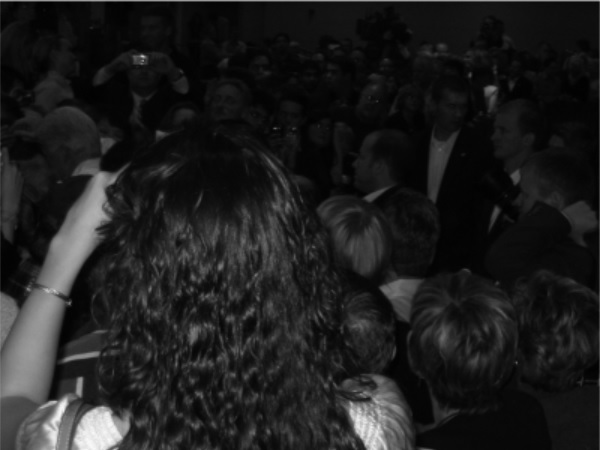
%> input picture Laboratório 3/HistEq1.jpg, 600 x 450 px
$ octave Lab4_1.m   (GNU Octave 9; MATLAB toolbox functions it lacks are replaced by stand-ins)
%> lines starting %> are read from the running program, lines starting %| are printed output that depends on the picture
clc
clear
close all

Im1 = imread('HistEq1.jpg');
%> Im1 is the input picture: size 450x600x3 uint8; min 0, max 248, mean 30.1
Img1 = rgb2gray(Im1);
imhist(Img1);
%> figure, not shown here; highest point at x = 9, y = 10838
J1 = histeq(Img1);
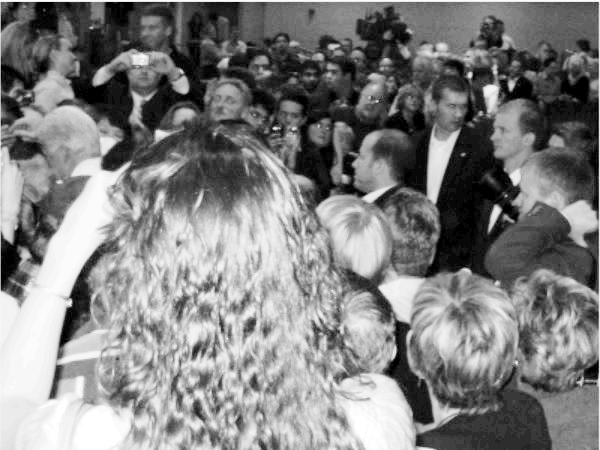
%> J1: size 450x600 uint8; min 0, max 255, mean 128.4
figure(1);imshowpair(Img1,J1,'montage');

Im2 = imread('HistEq2.jpg');
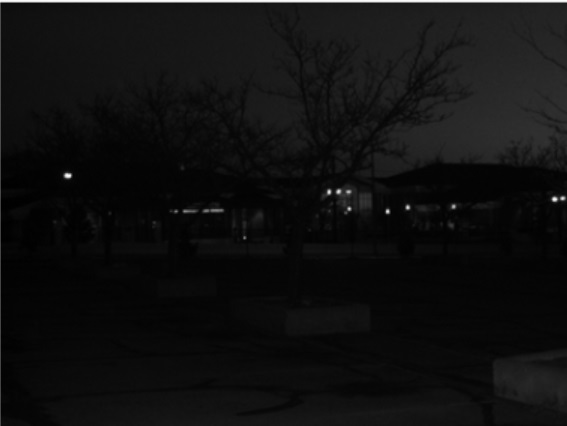
%> input picture Laboratório 3/HistEq2.jpg, 567 x 426 px
%> Im2 is the input picture: size 426x567x3 uint8; min 0, max 254, mean 16.2
Img2 = rgb2gray(Im2);
imhist(Img2);
%> figure, not shown here; highest point at x = 6, y = 21470
J2 = histeq(Img2);
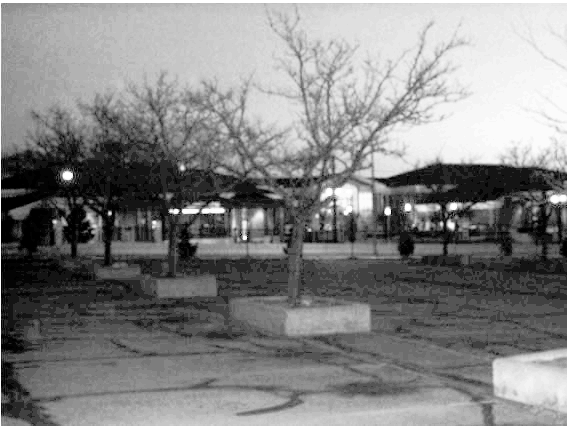
%> J2: size 426x567 uint8; min 0, max 255, mean 130.8
figure(2);imshowpair(Img2,J2,'montage');
%
Im3 = imread('HistEq3.jpg');
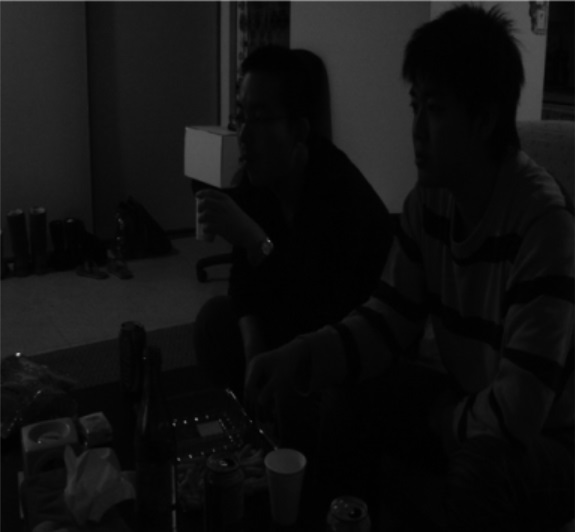
%> input picture Laboratório 3/HistEq3.jpg, 576 x 532 px
%> Im3 is the input picture: size 532x576x3 uint8; min 0, max 255, mean 16.9
Img3 = rgb2gray(Im3);
imhist(Img3);
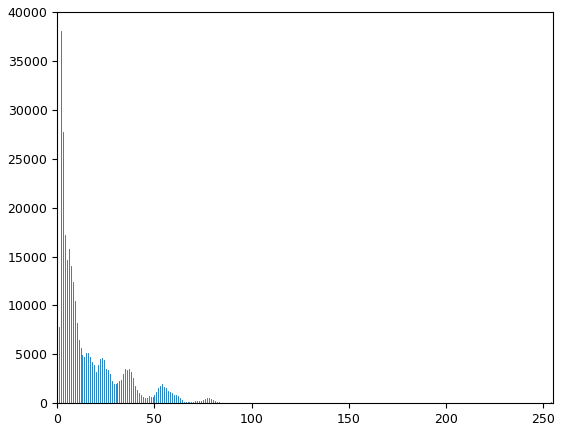
%> figure redrawn from the program's plot data; highest point at x = 2, y = 38085
J3 = histeq(Img3);
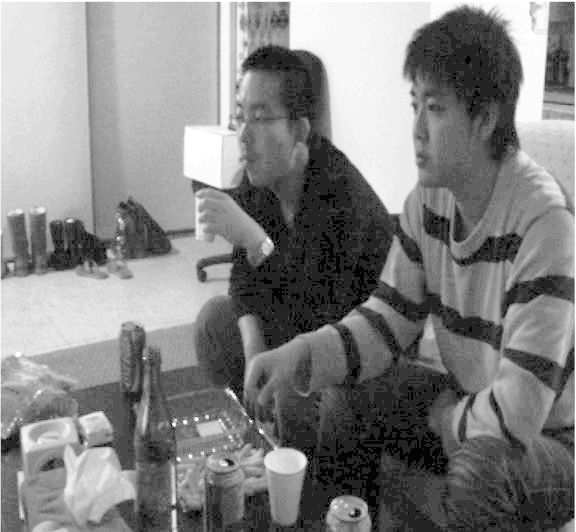
%> J3: size 532x576 uint8; min 0, max 255, mean 130.9
figure(3);imshowpair(Img3,J3,'montage');
%> after `imshowpair(Img3,J3,'montage')`:
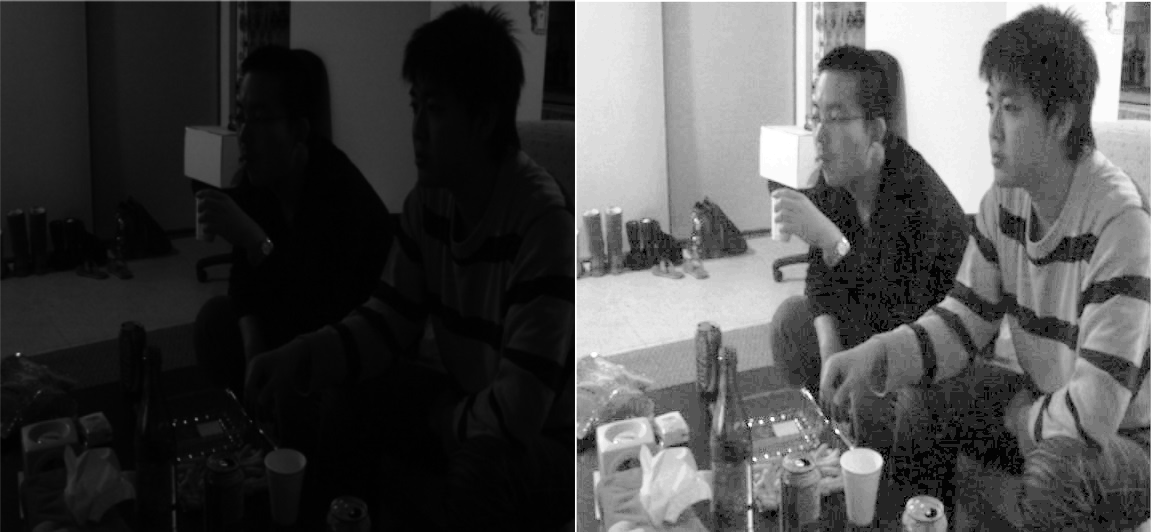
%> displayed picture: size 532x1152, on the screen's scale of 0 to 255; min 0, max 255, mean 73.9
